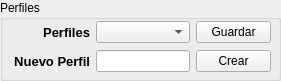
  <widget class="QGroupBox" name="groupBox_2">
   <property name="geometry">
    <rect>
     <x>500</x>
     <y>10</y>
     <width>281</width>
     <height>81</height>
    </rect>
   </property>
   <property name="title">
    <string>Perfiles</string>
   </property>
   <widget class="QWidget" name="gridLayoutWidget_4">
    <property name="geometry">
     <rect>
      <x>10</x>
      <y>20</y>
      <width>261</width>
      <height>54</height>
     </rect>
    </property>
    <layout class="QGridLayout" name="gridLayout_5">
     <item row="0" column="2">
      <widget class="QPushButton" name="saveProfile">
       <property name="maximumSize">
        <size>
         <width>75</width>
         <height>16777215</height>
        </size>
       </property>
       <property name="text">
        <string>Guardar</string>
       </property>
       <property name="autoDefault">
        <bool>false</bool>
       </property>
      </widget>
     </item>
     <item row="0" column="1">
      <widget class="QComboBox" name="profileNameList">
       <property name="maximumSize">
        <size>
         <width>182</width>
         <height>16777215</height>
        </size>
       </property>
      </widget>
     </item>
     <item row="0" column="0">
      <widget class="QLabel" name="label_14">
       <property name="minimumSize">
        <size>
         <width>0</width>
         <height>0</height>
        </size>
       </property>
       <property name="maximumSize">
        <size>
         <width>80</width>
         <height>16777215</height>
        </size>
       </property>
       <property name="font">
        <font>
         <pointsize>10</pointsize>
         <weight>75</weight>
         <bold>true</bold>
        </font>
       </property>
       <property name="text">
        <string>Perfiles</string>
       </property>
       <property name="alignment">
        <set>Qt::AlignRight|Qt::AlignTrailing|Qt::AlignVCenter</set>
       </property>
      </widget>
     </item>
     <item row="1" column="0">
      <widget class="QLabel" name="label_15">
       <property name="minimumSize">
        <size>
         <width>80</width>
         <height>0</height>
        </size>
       </property>
       <property name="maximumSize">
        <size>
         <width>80</width>
         <height>16777215</height>
        </size>
       </property>
       <property name="font">
        <font>
         <pointsize>10</pointsize>
         <weight>75</weight>
         <bold>true</bold>
        </font>
       </property>
       <property name="text">
        <string>Nuevo Perfil</string>
       </property>
       <property name="alignment">
        <set>Qt::AlignRight|Qt::AlignTrailing|Qt::AlignVCenter</set>
       </property>
      </widget>
     </item>
     <item row="1" column="1">
      <widget class="QLineEdit" name="newProfileName">
       <property name="maximumSize">
        <size>
         <width>182</width>
         <height>16777215</height>
        </size>
       </property>
      </widget>
     </item>
     <item row="1" column="2">
      <widget class="QPushButton" name="saveNewProfile">
       <property name="maximumSize">
        <size>
         <width>75</width>
         <height>16777215</height>
        </size>
       </property>
       <property name="text">
        <string>Crear</string>
       </property>
       <property name="autoDefault">
        <bool>false</bool>
       </property>
      </widget>
     </item>
    </layout>
   </widget>
  </widget>
